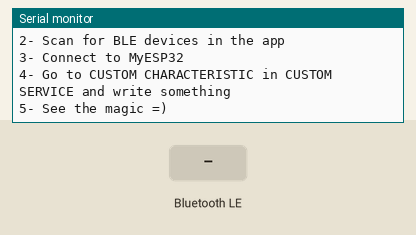
Bench run of a sketch on a simulated ESP32. Shown: the last lines printed to the serial monitor. The inputs (shaded band) are chosen by the test bench. Nothing arrives over Bluetooth unless stated; a phone connects over Bluetooth LE 3 s after start.

Above: at 1.2 s.
1.3 s: Bluetooth LE write "1" received
At 1.7 s:
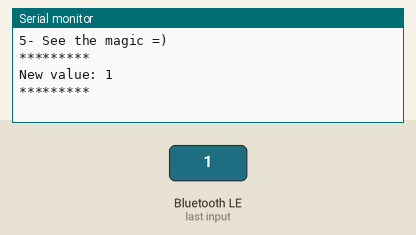
2.8 s: Bluetooth LE write "0" received
At 4.0 s:
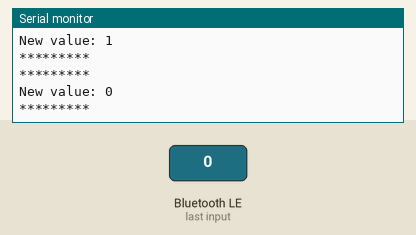
4.3 s: Bluetooth LE write "2" received
At 5.2 s:
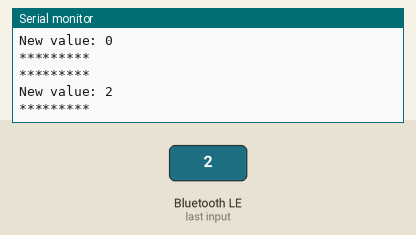

The sketch:

BLE_write.ino
```cpp
/*
    Based on Neil Kolban example for IDF: https://github.com/nkolban/esp32-snippets/blob/master/cpp_utils/tests/BLE%20Tests/SampleWrite.cpp
    Ported to Arduino ESP32 by Evandro Copercini
*/

#include <BLEDevice.h>
#include <BLEUtils.h>
#include <BLEServer.h>

#include <BLE2902.h>


// See the following for generating UUIDs:
// https://www.uuidgenerator.net/


#define BLE_NAME "ESP32" //must match filters name in bluetoothterminal.js- navigator.bluetooth.requestDevice
#define SERVICE_UUID        "0000ffe0-0000-1000-8000-00805f9b34fb" //- must match optional services on navigator.bluetooth.requestDevice
#define CHARACTERISTIC_UUID "0000ffe1-0000-1000-8000-00805f9b34fb"

//maintain compatability with HM-10
//BLEUUID  SERVICE_UUID((uint16_t)0xFFE0); // UART service UUID
//BLEUUID CHARACTERISTIC_UUID ((uint16_t)0xFFE1);

/*
 * navigator.bluetooth.requestDevice({

    filters: [{
        name: 'ESP32'
      }],
      optionalServices: ['6e400001-b5a3-f393-e0a9-e50e24dcca9e',
      '6e400002-b5a3-f393-e0a9-e50e24dcca9e',
      '6e400003-b5a3-f393-e0a9-e50e24dcca9e']
    }).
*/


class MyCallbacks: public BLECharacteristicCallbacks {
    void onWrite(BLECharacteristic *pCharacteristic) {
      std::string value = pCharacteristic->getValue();

      if (value.length() > 0) {
        Serial.println("*********");
        Serial.print("New value: ");
        for (int i = 0; i < value.length(); i++)
        {
          Serial.print(value[i]);

        }

        Serial.println();
        Serial.println("*********");

        pCharacteristic->setValue(value +"\n"); // must add seperator \n for it to register on BLE terminal
        pCharacteristic->notify();
      }
    }
};

void setup() {
  Serial.begin(115200);

  Serial.println("1- Download and install an BLE scanner app in your phone");
  Serial.println("2- Scan for BLE devices in the app");
  Serial.println("3- Connect to MyESP32");
  Serial.println("4- Go to CUSTOM CHARACTERISTIC in CUSTOM SERVICE and write something");
  Serial.println("5- See the magic =)");

  BLEDevice::init(BLE_NAME);
  BLEServer *pServer = BLEDevice::createServer();

  BLEService *pService = pServer->createService(SERVICE_UUID);

  BLECharacteristic *pCharacteristic = pService->createCharacteristic(
                                         CHARACTERISTIC_UUID,
                                         BLECharacteristic::PROPERTY_READ |
                                         BLECharacteristic::PROPERTY_WRITE |
                                         BLECharacteristic::PROPERTY_NOTIFY
                                       );

  pCharacteristic->setCallbacks(new MyCallbacks());

  pCharacteristic->addDescriptor(new BLE2902());

  pService->start();

  BLEAdvertising *pAdvertising = pServer->getAdvertising();
  pAdvertising->start();
}

void loop() {
  // put your main code here, to run repeatedly:
  delay(2000);
}
```

Measured:
- after the input at 1.3 s, the serial monitor: prints a new line at once (image 1)
- after the input at 2.8 s, the serial monitor: prints a new line at once (image 2)
- after the input at 4.3 s, the serial monitor: prints a new line at once (image 3)
